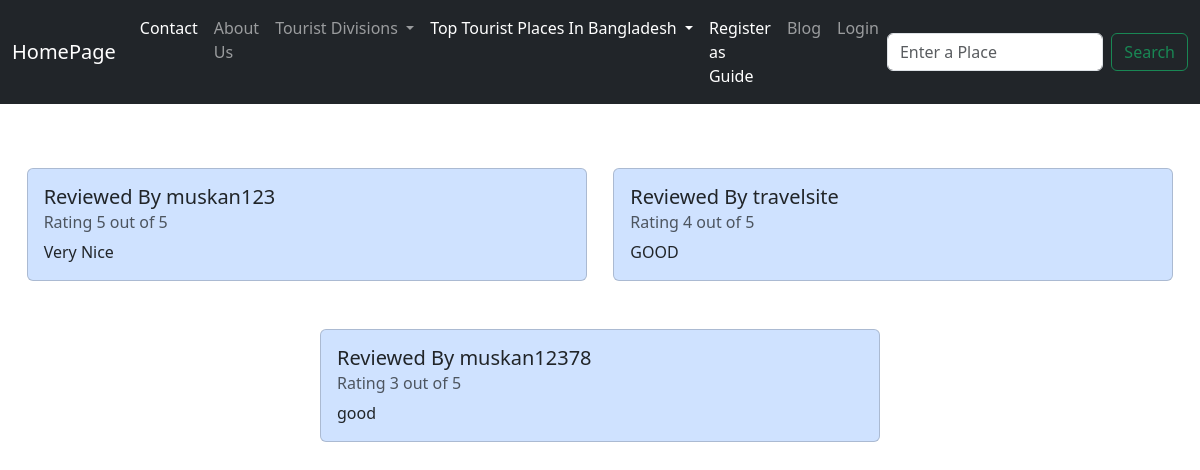
The page /homepage/review/1 on the database its author committed.
### homepage/models.py (models this page shows, shortened)
class Review(models.Model):
    user = models.ForeignKey(User, on_delete = models.CASCADE)
    package = models.ForeignKey(Package, on_delete=models.CASCADE, null=True, blank=True)
    rating = models.PositiveIntegerField(choices=[(i, i) for i in range(1, 6)])
    comment = models.TextField()

class User(AbstractUser):
    phone_number = PhoneNumberField(region='BD')

### homepage/views.py (the view)
# urls.py: path("review/<int:id>", views.review, name="review"),
def review(request, id):
    package = Package.objects.get(id=id)
    reviews = Review.objects.filter(package=package)
    return render(request, 'review.html', {'reviews':reviews})

### homepage/context_processor.py (called while the page is built)
def all_places(request):
    places = Place.objects.filter(add_to_nav = True)
    return {'all_places': places}

def all_divisions(request):
    divisions = Division.objects.all()
    return {"all_divisions":divisions}

### templates/review.html (shortened to what this page needs)
{% extends 'base.html' %}
{% block body %}
<div class="my-3 review-container">
    {%for review in reviews%}
    <div class="card mt-5 bg-primary-subtle" style="width: 35rem;">
        <div class="card-body">
            <h5 class="card-title">Reviewed By {{review.user.username}}</h5>
            <h6 class="card-subtitle mb-2 text-muted">Rating {{review.rating}} out of 5</h6>
            <p class="card-text">{{review.comment}}</p>
        </div>
    </div>
    {%endfor%}
</div>
{% endblock body %}

### static/css/style.css (style rules this page uses)
:root { --primary-color: #059669; --secondary-color: #6B7280; --accent-color: #3B82F6; --gray-800: #111827; --gray-900:#1F2937; --blue-800:#1E429F; }
.review-container { width: 100vw; display: flex; flex-wrap: wrap; justify-content: space-evenly; }

### rows shown on the page
Review: user.username "muskan123", rating "5", comment "Very Nice"
Review: user.username "travelsite", rating "4", comment "GOOD"
Review: user.username "muskan12378", rating "3", comment "good"
